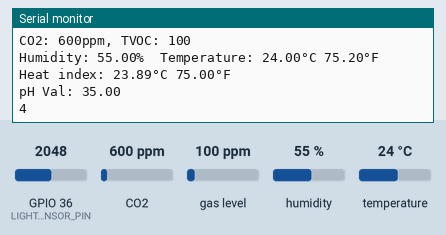
The sketch below on a simulated ESP32. Parts: the last lines printed to the serial monitor. The inputs (shaded band) are chosen by the test bench; at power-on: GPIO 36 (LIGHT_SENSOR_PIN) = 2048, gas level 100 ppm, CO2 600 ppm, humidity 55 %, temperature 24 °C.

Above: at 11.4 s.
11.5 s: GPIO 36 (LIGHT_SENSOR_PIN) set to 1030
At 11.71 s:
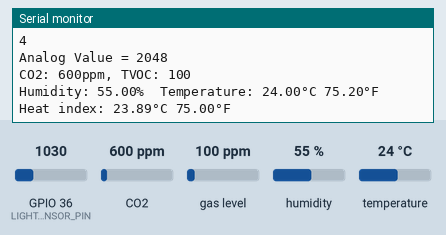
18.6 s: GPIO 36 (LIGHT_SENSOR_PIN) set to 946
At 19.3 s:
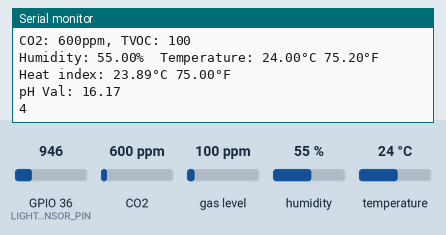
25.7 s: gas level set to 11 ppm
At 25.9 s:
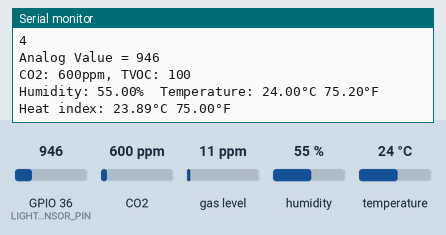
32.8 s: gas level set to 8 ppm
At 32.99 s:
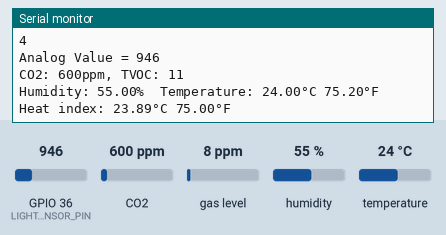
Timing chart, 0 to 35.3 s (numbered marks = the images above; inputs shaded):
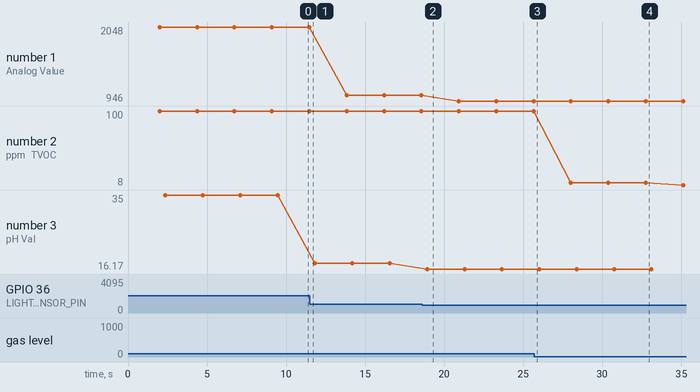

The sketch:

projectCode.ino
```cpp
/* Aonghus O Domhnaill
 * Student ID: G00293306
 * Project - Automate - Climate Monitor
 * Started code Week 10, used Arduino libraries to get base code for each sensor
 * Problems with PH module not giving correct reading
 * LDR,DHT22,CS811 - Are working as expected
 */
#include "Adafruit_CCS811.h"
#include "DHT.h"

///PH
const int heatpin = 4;
const int phPin = 36;
//float calibration_value = 21.34 - 0.7;
int phval = 0;
unsigned long int avgval;
int buffer_arr[10],temp;
 float ph_act;

//float calibration_value = 21.34;
//int voltage[10],temp;
//float phValue = 0;
//float phval;

///DHT
#define DHTPIN 5     // Digital pin connected to the DHT sensor
#define DHTTYPE DHT22   // DHT 22  (AM2302), AM2321
DHT dht(DHTPIN, DHTTYPE);

//LDR CODE
//int sensorPin = 2; // select the input pin for LDR
/** Pin number for LDR analog input pin */
//int ldrPin = 35;
/** LDR light value = 0 if not updated */
long newLDRValue = 0;
#define LIGHT_SENSOR_PIN 36 // ESP32 pin SP

////CCS811
Adafruit_CCS811 ccs;

int sensorValue = 0; // variable to store the value coming from the sensor


void setup() {
  // put your setup code here, to run once:
  Serial.begin(9600);
  Serial.println(("DHTxx test!"));
  Serial.println("CCS811 test");
//////////LDR ////////////////////
 // Initialize analog port for LDR
  pinMode(LIGHT_SENSOR_PIN,INPUT);
  adcAttachPin(LIGHT_SENSOR_PIN);
  //analogReadResolution(11);
  //analogSetAttenuation(ADC_6db);

  ///ph code///
  pinMode(phPin, INPUT);

  if(!ccs.begin()){
    Serial.println("Failed to start sensor! Please check your wiring.");
    while(1);
  }

  // Wait for the sensor to be ready
  while(!ccs.available());
  dht.begin();

}

void loop() {
  // put your main code here, to run repeatedly:
  delay(2000);

  int analogValue = analogRead(LIGHT_SENSOR_PIN);

  Serial.print("Analog Value = ");
  Serial.println(analogValue);

  if(ccs.available()){
    if(!ccs.readData()){
      Serial.print("CO2: ");
      Serial.print(ccs.geteCO2());
      Serial.print("ppm, TVOC: ");
      Serial.println(ccs.getTVOC());
    }
    else{
      Serial.println("ERROR!");
      while(1);
    }
  }
  // Reading temperature or humidity takes about 250 milliseconds!
  // Sensor readings may also be up to 2 seconds 'old' (its a very slow sensor)
  float h = dht.readHumidity();
  // Read temperature as Celsius (the default)
  float t = dht.readTemperature();
  // Read temperature as Fahrenheit (isFahrenheit = true)
  float f = dht.readTemperature(true);

  // Check if any reads failed and exit early (to try again).
  if (isnan(h) || isnan(t) || isnan(f)) {
    Serial.println(F("Failed to read from DHT sensor!"));
    return;
  }

  // Compute heat index in Fahrenheit (the default)
  float hif = dht.computeHeatIndex(f, h);
  // Compute heat index in Celsius (isFahreheit = false)
  float hic = dht.computeHeatIndex(t, h, false);

  Serial.print(F("Humidity: "));
  Serial.print(h);
  Serial.print(F("%  Temperature: "));
  Serial.print(t);
  Serial.print(F("°C "));
  Serial.print(f);
  Serial.print(F("°F  Heat index: "));
  Serial.print(hic);
  Serial.print(F("°C "));
  Serial.print(hif);
  Serial.println(F("°F"));

  //PH///////////////////////////////
  for(int i=0;i<10;i++)
 {
 buffer_arr[i]=analogRead(phPin);
 delay(30);
 }
 for(int i=0;i<9;i++)
 {
 for(int j=i+1;j<10;j++)
 {
 if(buffer_arr[i]>buffer_arr[j])
 {
 temp=buffer_arr[i];
 buffer_arr[i]=buffer_arr[j];
 buffer_arr[j]=temp;
 }
 }
 }
 avgval=0;
 for(int i=2;i<8;i++)
 avgval+=buffer_arr[i];
 float volt=(float)avgval*5.0/1024/6; //convert the analog into millivolt
 ph_act = 3.5*volt; //convert the millivolt into pH value

 Serial.print("pH Val: ");
 Serial.println(ph_act);
 Serial.println(heatpin);
}
```

Measured:
- the behaviour switches between 1000 and 999 on GPIO 36 (LIGHT_SENSOR_PIN) (found by bisection; images 1 and 2)
- after the input at 18.6 s, the serial monitor: prints a new line after 0.33 s (image 2)
- plotted number 1: 2048 → 1030 after the input at 11.5 s, 1030 → 946 after the input at 18.6 s
- plotted number 2: 100 → 11 after the input at 25.7 s, 11 → 8 after the input at 32.8 s
- plotted number 3: 35 → 17.6 after the input at 11.5 s, 17.6 → 16.17 after the input at 18.6 s
